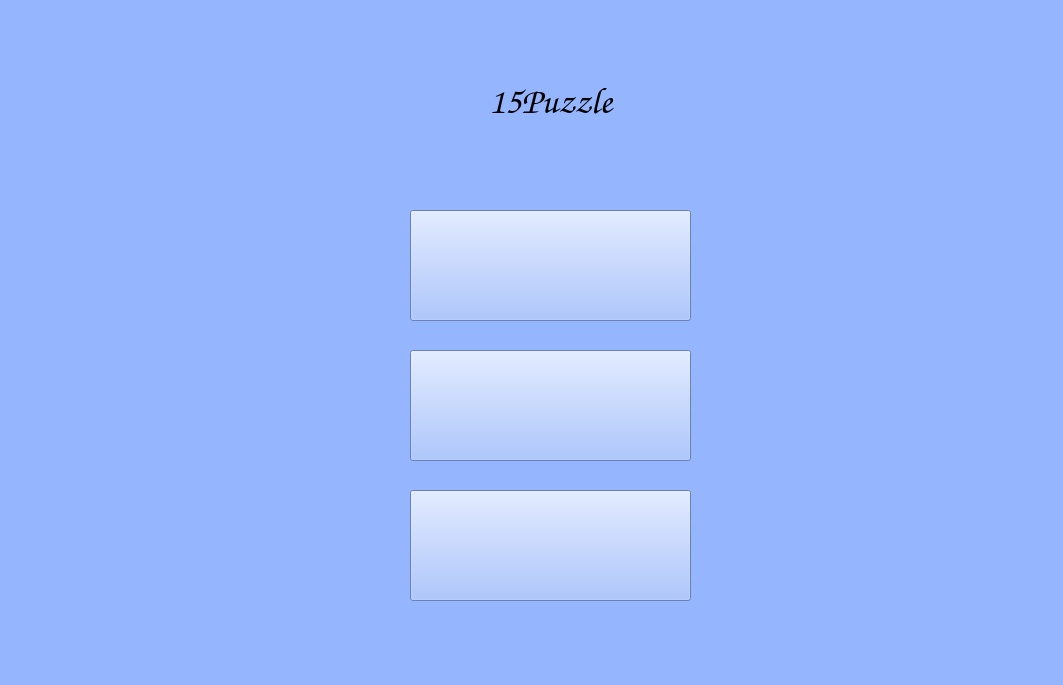
<?xml version="1.0" encoding="UTF-8"?>
<ui version="4.0">
 <class>MainWindow_Start</class>
 <widget class="QMainWindow" name="MainWindow_Start">
  <property name="geometry">
   <rect>
    <x>0</x>
    <y>0</y>
    <width>1063</width>
    <height>685</height>
   </rect>
  </property>
  <property name="windowTitle">
   <string>MainWindow</string>
  </property>
  <widget class="QWidget" name="centralwidget">
   <property name="styleSheet">
    <string notr="true">background-color: rgb(149, 181, 255);</string>
   </property>
   <widget class="QLabel" name="background_label">
    <property name="geometry">
     <rect>
      <x>-20</x>
      <y>-36</y>
      <width>1091</width>
      <height>741</height>
     </rect>
    </property>
    <property name="styleSheet">
     <string notr="true">background-color: rgb(149, 181, 255);</string>
    </property>
    <property name="text">
     <string/>
    </property>
   </widget>
   <widget class="QLabel" name="heading_label">
    <property name="geometry">
     <rect>
      <x>410</x>
      <y>30</y>
      <width>281</width>
      <height>141</height>
     </rect>
    </property>
    <property name="font">
     <font>
      <family>Comic Sans MS</family>
      <pointsize>28</pointsize>
     </font>
    </property>
    <property name="text">
     <string>15Puzzle</string>
    </property>
    <property name="alignment">
     <set>Qt::AlignCenter</set>
    </property>
   </widget>
   <widget class="QPushButton" name="new_game_btn">
    <property name="geometry">
     <rect>
      <x>410</x>
      <y>210</y>
      <width>281</width>
      <height>111</height>
     </rect>
    </property>
    <property name="text">
     <string/>
    </property>
   </widget>
   <widget class="QPushButton" name="resume_game_btn">
    <property name="geometry">
     <rect>
      <x>410</x>
      <y>350</y>
      <width>281</width>
      <height>111</height>
     </rect>
    </property>
    <property name="text">
     <string/>
    </property>
   </widget>
   <widget class="QPushButton" name="settings_btn">
    <property name="geometry">
     <rect>
      <x>410</x>
      <y>490</y>
      <width>281</width>
      <height>111</height>
     </rect>
    </property>
    <property name="text">
     <string/>
    </property>
   </widget>
  </widget>
 </widget>
 <resources/>
 <connections/>
</ui>
